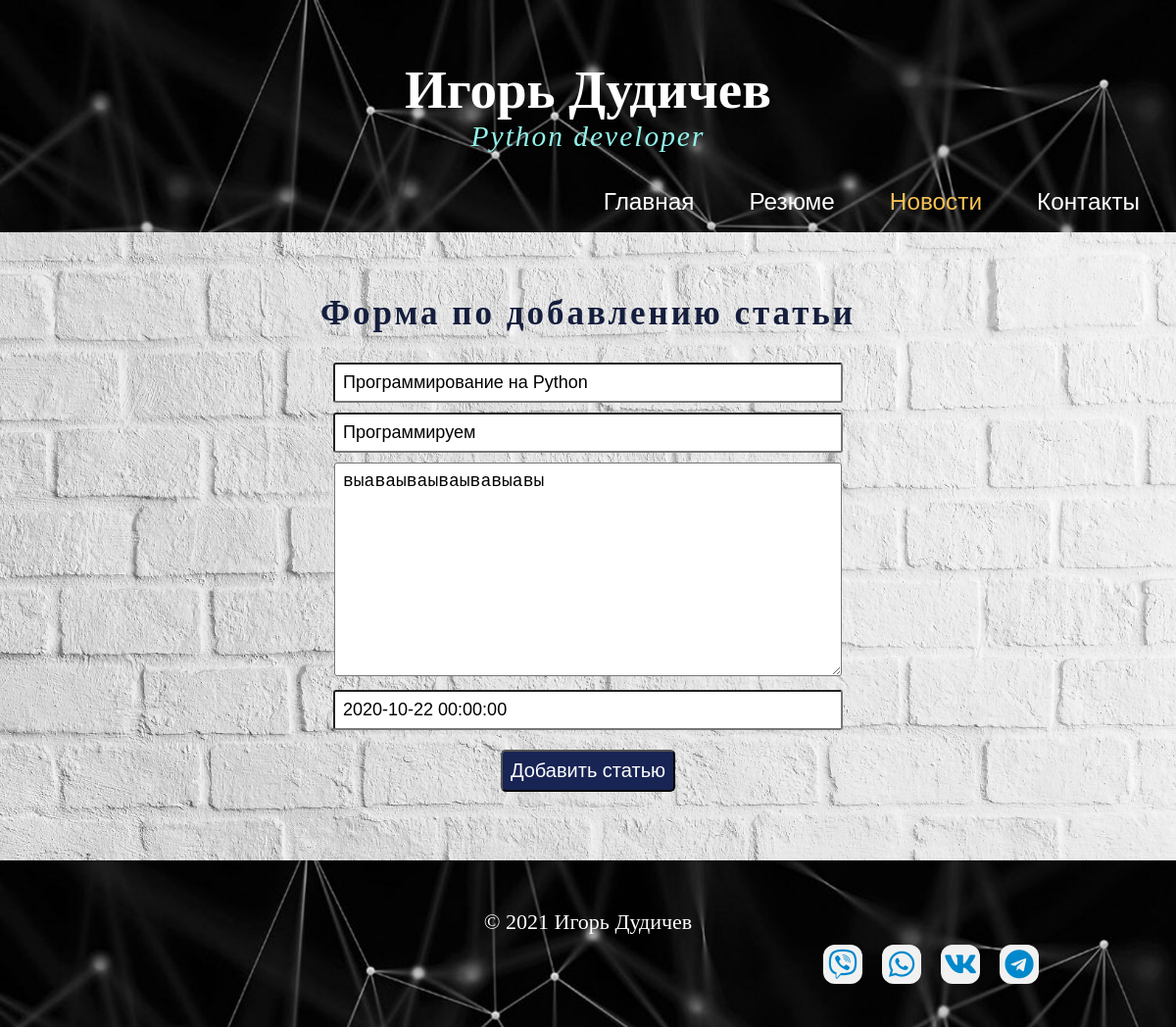
/news/5/update, run on the app's committed database.
### news/models.py (models this page shows, shortened)
class Article(models.Model):
	title = models.CharField('Название', max_length=50)
	anons = models.CharField('Анонс', max_length=250)
	full_text = models.TextField('Статья')
	date = models.DateTimeField('Дата публикации')
	class Meta:
		verbose_name = 'Новость'
		verbose_name_plural = 'Новости'

### news/views.py (the view)
# urls.py: path('<int:pk>/update', views.NewsUpdateView.as_view(), name='news-update'),
class NewsUpdateView(UpdateView):
	model = Article
	template_name = 'news/create.html'
	form_class = ArticleForm

### news/forms.py
class ArticleForm(ModelForm):
	class Meta:
		model = Article
		fields = ['title', 'anons', 'full_text', 'date']
		widgets = {
			"title" : TextInput(attrs={
				'class' : 'form-control',
				'placeholder' : "Название статьи"
				}),
			"anons" : TextInput(attrs={
				'class' : 'form-control',
				'placeholder' : "Анонс статьи"
				}),
			"full_text" : Textarea(attrs={
				'class' : 'form-control',
				'placeholder' : "Текст статьи"
				}),
			"date" : DateTimeInput(attrs={
				'class' : 'form-control',
				'placeholder' : "Дата публикации"
				})
		}

### news/templates/news/create.html (shortened to what this page needs)
{% extends 'webexample/layout.html' %}
{% block info_menu %}
          <ul class = "menu">
            <li><a href="{% url 'home' %}">Главная</a></li>
            <li><a href="{% url 'rezume' %}">Резюме</a></li>
            <li class="selected"><a href="{% url 'news_home' %}">Новости</a>
            </li>
            <li><a href="{% url 'contact' %}">Контакты</a></li>
          </ul>
{% endblock %}
{% block content %}
        <div class="add_news">
        <h2>Форма по добавлению статьи</h2>
        <form method="Post">
          {{ form.title }} <br>
          {{ form.anons }}<br>
          {{ form.full_text }} <br>
          {{ form.date }} <br>
          <button type="submit" class="btn btn-success">Добавить статью</button>
        </form>
        </div>
{% endblock %}

### webexample/static/webexample/css/style.css (style rules this page uses)
* { margin: 0; padding: 0; }
ul.menu { float: right; }
ul.menu li { float: left; padding: 0 0 0 1px; list-style: none; margin: 10px 2px 0 0; }
ul.menu li a { font: normal 100% 'trebuchet ms', sans-serif; display: block; height: 20px; padding: 6px 35px 5px 18px; color: #fff; text-decoration: none; }
ul.menu li.selected a { color: #f7c155; }
.btn { padding: 8px; background-color: white; cursor:pointer; }
.add_news { text-align: center; }
.add_news h2 { font-size: 35px; margin-bottom: 20px; letter-spacing: 3px; color: #151e3d; }
.form-control { width: 500px; padding: 8px; margin-top: 10px; font-size: 18px; border-radius: 3px; }
.btn-success { background-color: #172454; margin-top: 20px; color: white; font-size: 20px; border-radius: 5px; }

### data on the page
Article: title "Программирование на Python", anons "Программируем", full_text "выаваываываывавыавы", date "2020-10-22 00:00:00"
